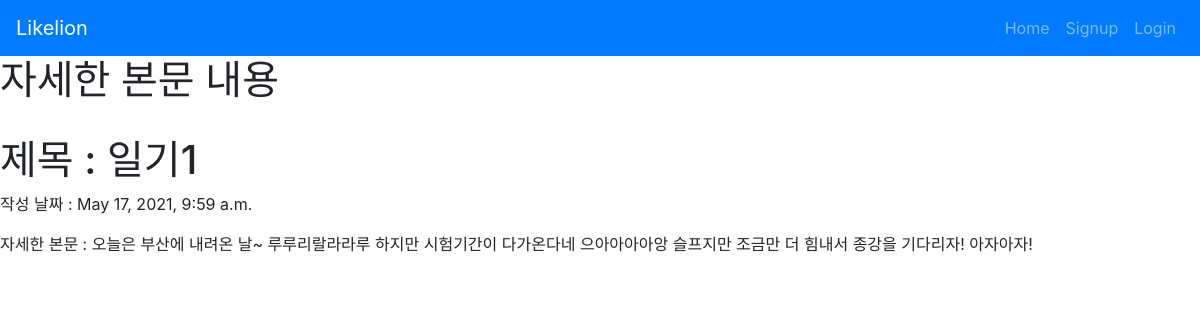
The page /blog/1 on the database its author committed.
### blogApp/models.py (models this page shows, shortened)
class Blog(models.Model):
    title = models.CharField(max_length=200)
    pub_date = models.DateTimeField('data published')
    body = models.TextField()

### blogApp/views.py (the view)
# urls.py: path('blog/<int:blog_id>', blogApp.views.detail, name='detail'),
def detail(request, blog_id):
    blog_detail = get_object_or_404(Blog, pk = blog_id)
    return render(request, 'detail.html', {'blog':blog_detail})

### blogApp/templates/detail.html (shortened to what this page needs)
{% extends 'base.html' %}
{% block content %}
<h1>자세한 본문 내용</h1>
<h1>제목 : {{blog.title}}</h1>
<p>작성 날짜 : {{blog.pub_date}}</p>
<p>자세한 본문 : {{blog.body}}</p>
{% endblock %}

### rows shown on the page
Blog: title "일기1", pub_date "May 17, 2021, 9:59 a.m.", body "오늘은 부산에 내려온 날~ 루루리랄라라루 하지만 시험기간이 다가온다네 으아아아아앙 슬프지만 조금만 더 힘내서 종강을 기다리자! 아자아자!"
